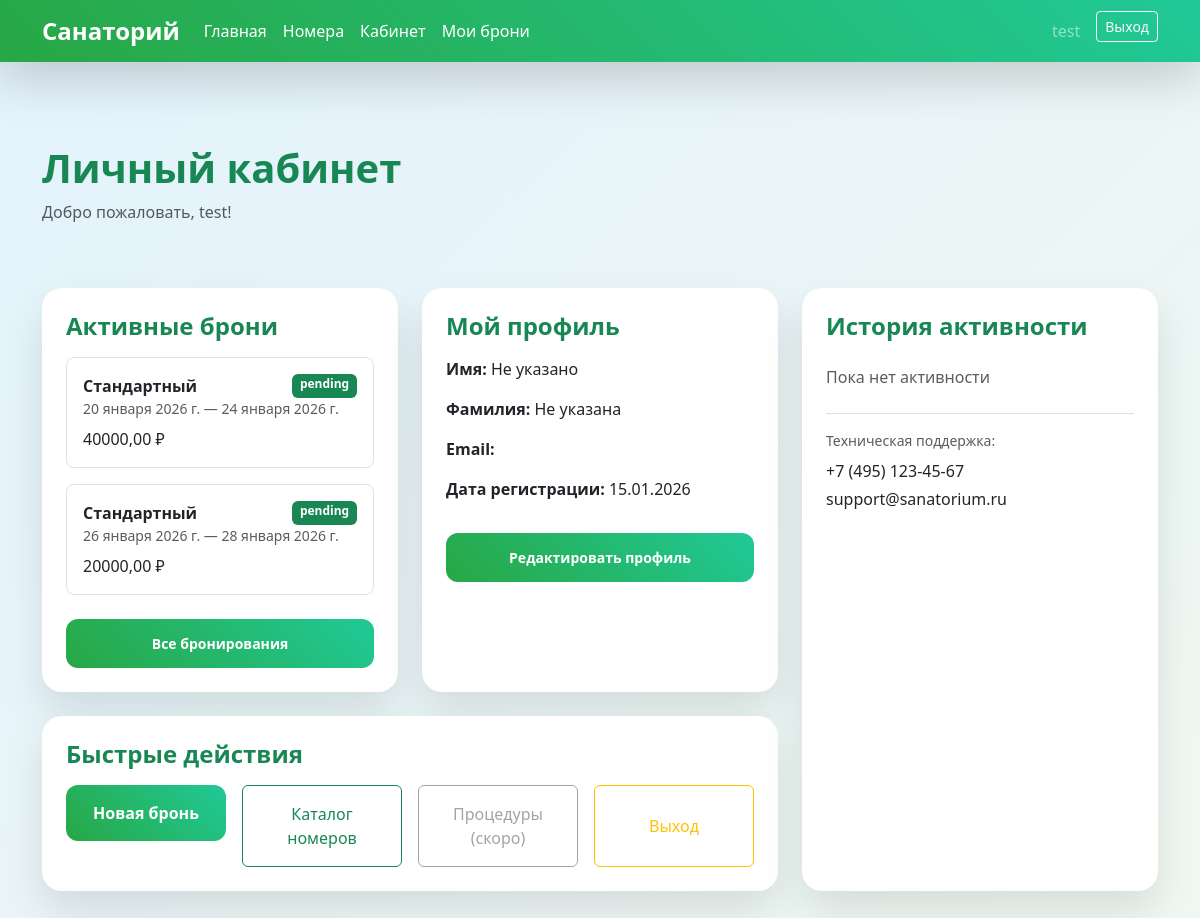
The app's page /accounts/dashboard/ (signed in), older data.
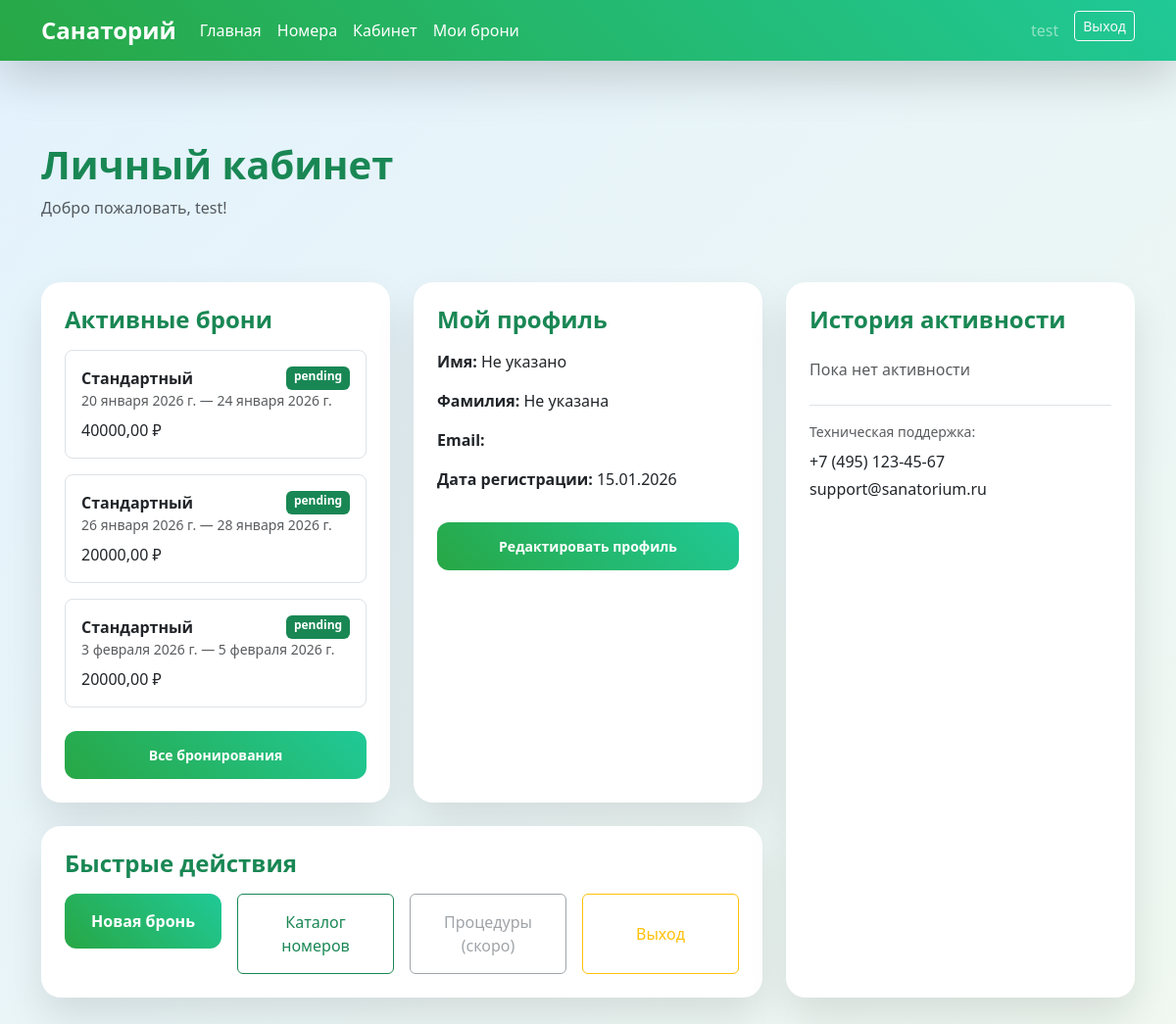
The same page, newer data.
### accounts/models.py (models this page shows, shortened)
class Booking(models.Model):
    STATUS_CHOICES = [
        ('pending', 'Ожидает подтверждения'),
        ('confirmed', 'Подтверждена'),
        ('cancelled', 'Отменена'),
        ('completed', 'Завершена'),
    ]
    user = models.ForeignKey(User, on_delete=models.CASCADE, related_name='bookings')
    room = models.ForeignKey(Room, on_delete=models.CASCADE, related_name='bookings', null=True, blank=True)
    room_type = models.CharField(max_length=20, choices=Room.TYPE_CHOICES)  # Оставляем для обратной совместимости
    check_in = models.DateField('Дата заезда')
    check_out = models.DateField('Дата выезда')
    guests = models.IntegerField(
        default=1,
        validators=[MinValueValidator(1), MaxValueValidator(4)]
    )
    total_price = models.DecimalField(max_digits=10, decimal_places=2, null=True, blank=True)
    status = models.CharField(max_length=20, choices=STATUS_CHOICES, default='pending')
    created_at = models.DateTimeField(auto_now_add=True)
    notes = models.TextField(max_length=500, blank=True)
    class Meta:
        verbose_name = 'Бронирование'
        verbose_name_plural = 'Бронирования'
        ordering = ['-created_at']

### accounts/views.py (the view)
# urls.py: path('dashboard/', DashboardView.as_view(), name='dashboard'),
@method_decorator(login_required, name='dispatch')
class DashboardView(TemplateView):
    template_name = 'dashboard.html'
    def get_context_data(self, **kwargs):
        context = super().get_context_data(**kwargs)
        user = self.request.user
        profile, created = GuestProfile.objects.get_or_create(user=user)
        active_bookings = Booking.objects.filter(
            user=user,
            status__in=['confirmed', 'pending'],
            check_out__gte=date.today()
        ).select_related('room').order_by('check_in')[:5]
        upcoming_bookings = Booking.objects.filter(
            user=user,
            status='confirmed',
            check_in__gte=date.today(),
            check_in__lte=date.today() + timedelta(days=30)
        ).select_related('room').order_by('check_in')[:3]
        total_bookings = Booking.objects.filter(user=user).count()
        completed_bookings = Booking.objects.filter(user=user, status='completed').count()
        total_spent = Booking.objects.filter(
            user=user,
            status='completed'
        ).aggregate(total=Sum('total_price'))['total'] or 0
        profile_completion = profile.calculate_profile_completion()
        context.update({
            'profile': profile,
            'active_bookings': active_bookings,
            'upcoming_bookings': upcoming_bookings,
            'total_bookings': total_bookings,
            'completed_bookings': completed_bookings,
            'total_spent': total_spent,
            'profile_completion': profile_completion,
        })
        return context

### accounts/models.py (called while the page is built)
    def calculate_profile_completion(self):
        required_fields = ['first_name', 'last_name', 'phone', 'email',
                           'birth_date', 'passport_series', 'passport_number',
                           'snils', 'oms_policy']
        filled = 0
        for field in required_fields:
            value = getattr(self, field)
            if value and str(value).strip():
                filled += 1
        percentage = (filled / len(required_fields)) * 100
        self.is_profile_complete = percentage >= 70
        return percentage

### templates/dashboard.html (shortened to what this page needs)
{% extends 'base.html' %}
{% block content %}
<div class="row">
    <div class="col-12 mb-5">
        <h1 class="fw-bold text-success mb-2">Личный кабинет</h1>
        <p class="text-muted">Добро пожаловать, {{ user.username }}!</p>
    </div>
</div>
<div class="row g-4">
    <div class="col-lg-8">
        <div class="row g-4">
            <div class="col-md-6">
                <div class="form-card p-4 h-100">
                    <h4 class="fw-bold text-success mb-3">Активные брони</h4>
                    {% if active_bookings %}
                    <div class="list-group">
                        {% for booking in active_bookings %}
                        <div class="border rounded-3 p-3 mb-3">
                            <div class="d-flex justify-content-between">
                                <strong>{{ booking.get_room_type_display }}</strong>
                                <span class="badge bg-success">{{ booking.status }}</span>
                            </div>
                            <small class="text-muted d-block">{{ booking.check_in }} — {{ booking.check_out }}</small>
                            <div class="mt-2">{{ booking.total_price }} ₽</div>
                        </div>
                        {% endfor %}
                    </div>
                    {% else %}
                    <p class="text-muted mb-3">Нет активных бронирований</p>
                    {% endif %}
                    <a href="{% url 'booking_list' %}" class="btn btn-custom btn-sm w-100 text-white mt-2">
                        Все бронирования
                    </a>
                </div>
            </div>
            <div class="col-md-6">
                <div class="form-card p-4 h-100">
                    <h4 class="fw-bold text-success mb-3">Мой профиль</h4>
                    <p><strong>Имя:</strong> {{ user.first_name|default:"Не указано" }}</p>
                    <p><strong>Фамилия:</strong> {{ user.last_name|default:"Не указана" }}</p>
                    <p><strong>Email:</strong> {{ user.email }}</p>
                    <p><strong>Дата регистрации:</strong> {{ user.date_joined|date:"d.m.Y" }}</p>
                    <a href="{% url 'profile' %}" class="btn btn-custom btn-sm w-100 text-white mt-3">
                        Редактировать профиль
                    </a>
                </div>
            </div>
            <div class="col-12">
                <div class="form-card p-4">
                    <h4 class="fw-bold text-success mb-3">Быстрые действия</h4>
                    <div class="row g-3">
                        <div class="col-md-3">
                            <a href="{% url 'booking_create' %}" class="btn btn-custom w-100 text-white py-3">
                                Новая бронь
                            </a>
                        </div>
                        <div class="col-md-3">
                            <a href="{% url 'rooms' %}" class="btn btn-outline-success w-100 py-3">
                                Каталог номеров
                            </a>
                        </div>
                        <div class="col-md-3">
                            <a href="#" class="btn btn-outline-secondary w-100 py-3 disabled">
                                Процедуры (скоро)
                            </a>
                        </div>
                        <div class="col-md-3">
                            <form method="post" action="{% url 'logout' %}" class="h-100">
                                <button type="submit" class="btn btn-outline-warning w-100 h-100">
                                    Выход
                                </button>
                            </form>
                        </div>
                    </div>
                </div>
            </div>
        </div>
    </div>
    <div class="col-lg-4">
        <div class="form-card p-4 h-100">
            <h4 class="fw-bold text-success mb-4">История активности</h4>
            {% if recent_bookings %}
            <div class="timeline">
                {% for booking in recent_bookings %}
                <div class="border-start border-success ps-3 mb-3">
                    <small class="text-muted">{{ booking.created_at|date:"d.m.Y H:i" }}</small>
                    <p class="mb-1">{{ booking.get_room_type_display }}</p>
                    <small class="text-muted">{{ booking.status }}</small>
                </div>
                {% endfor %}
            </div>
            {% else %}
            <p class="text-muted">Пока нет активности</p>
            {% endif %}
            <div class="mt-4 pt-3 border-top">
                <p class="text-muted small mb-2">Техническая поддержка:</p>
                <p class="mb-1">+7 (495) 123-45-67</p>
                <p>support@sanatorium.ru</p>
            </div>
        </div>
    </div>
</div>
{% endblock %}

### templates/base.html (shortened to what this page needs)
<!DOCTYPE html>
<html lang="ru">
<head>
    <link href="https://cdn.jsdelivr.net/npm/bootstrap@5.3.3/dist/css/bootstrap.min.css" rel="stylesheet">
</head>
<body class="py-5">
    <nav class="navbar navbar-expand-lg navbar-custom fixed-top shadow-lg">
        <div class="container">
            <a class="navbar-brand fw-bold text-white fs-4" href="{% url 'home' %}">Санаторий</a>
            <div class="collapse navbar-collapse" id="navbarMain">
                <ul class="navbar-nav me-auto">
    <li class="nav-item">
        <a class="nav-link text-white {% if request.path == '/' %}active{% endif %}"
           href="{% url 'home' %}">Главная</a>
    </li>
    <li class="nav-item">
        <a class="nav-link text-white {% if 'rooms' in request.path %}active{% endif %}"
           href="{% url 'rooms' %}">Номера</a>
    </li>
    {% if user.is_authenticated %}
    <li class="nav-item">
        <a class="nav-link text-white {% if 'dashboard' in request.path %}active{% endif %}"
           href="{% url 'dashboard' %}">Кабинет</a>
    </li>
    <li class="nav-item">
        <a class="nav-link text-white {% if 'booking' in request.path %}active{% endif %}"
           href="{% url 'booking_list' %}">Мои брони</a>
    </li>
    {% endif %}
</ul>
                <div class="navbar-nav ms-auto">
                    {% if user.is_authenticated %}
                    <span class="navbar-text text-white-50 me-3">{{ user.username }}</span>
                    <form method="post" action="{% url 'logout' %}" class="d-inline">
                        <button class="btn btn-outline-light btn-sm">Выход</button>
                    </form>
                    {% else %}
                    <a href="{% url 'login' %}" class="btn btn-outline-light btn-sm me-2">Вход</a>
                    <a href="{% url 'signup' %}" class="btn btn-light btn-sm">Регистрация</a>
                    {% endif %}
                </div>
            </div>
        </div>
    </nav>
    <main class="container py-5 mt-5">
        {% block content %}{% endblock %}
    </main>
</body>
</html>

### templates/base.html (style rules this page uses)
body { background: linear-gradient(135deg, #e3f2fd 0%, #f0f8f0 100%); min-height: 100vh; font-family: 'Segoe UI', Tahoma, sans-serif; }
.form-card { background: white; border-radius: 20px; box-shadow: 0 20px 40px rgba(0,0,0,0.1); border: none; margin: auto; }
.btn-custom { background: linear-gradient(45deg, #28a745, #20c997); border: none; border-radius: 12px; padding: 14px; font-weight: 600; transition: all 0.3s; }
.navbar-custom { background: linear-gradient(45deg, #28a745, #20c997) !important; }

Row changes from the older to the newer data that the page shows:
added Booking: room_type "Стандартный", status "pending", check_in "3 февраля 2026 г.", check_out "5 февраля 2026 г.", total_price "20000,00"
